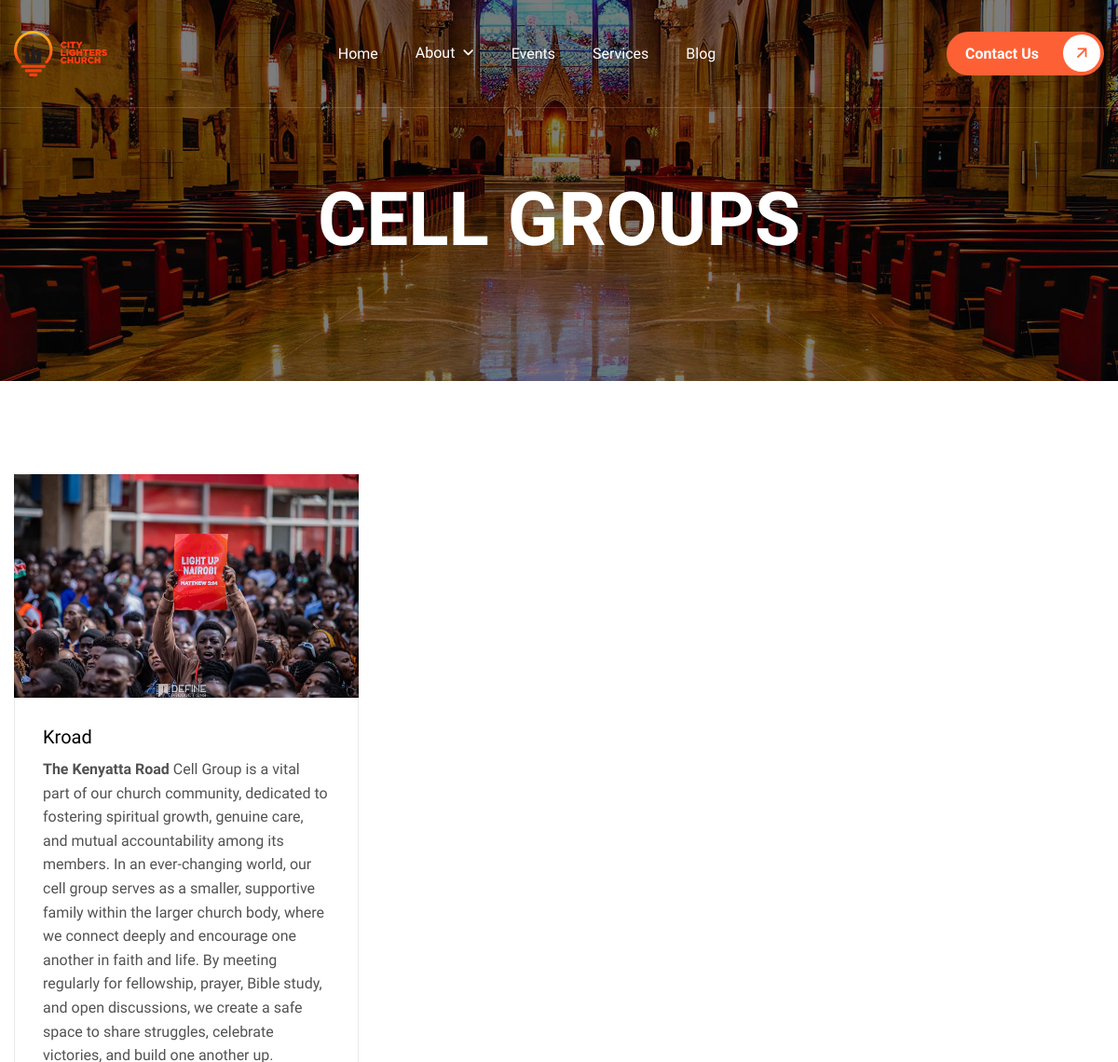
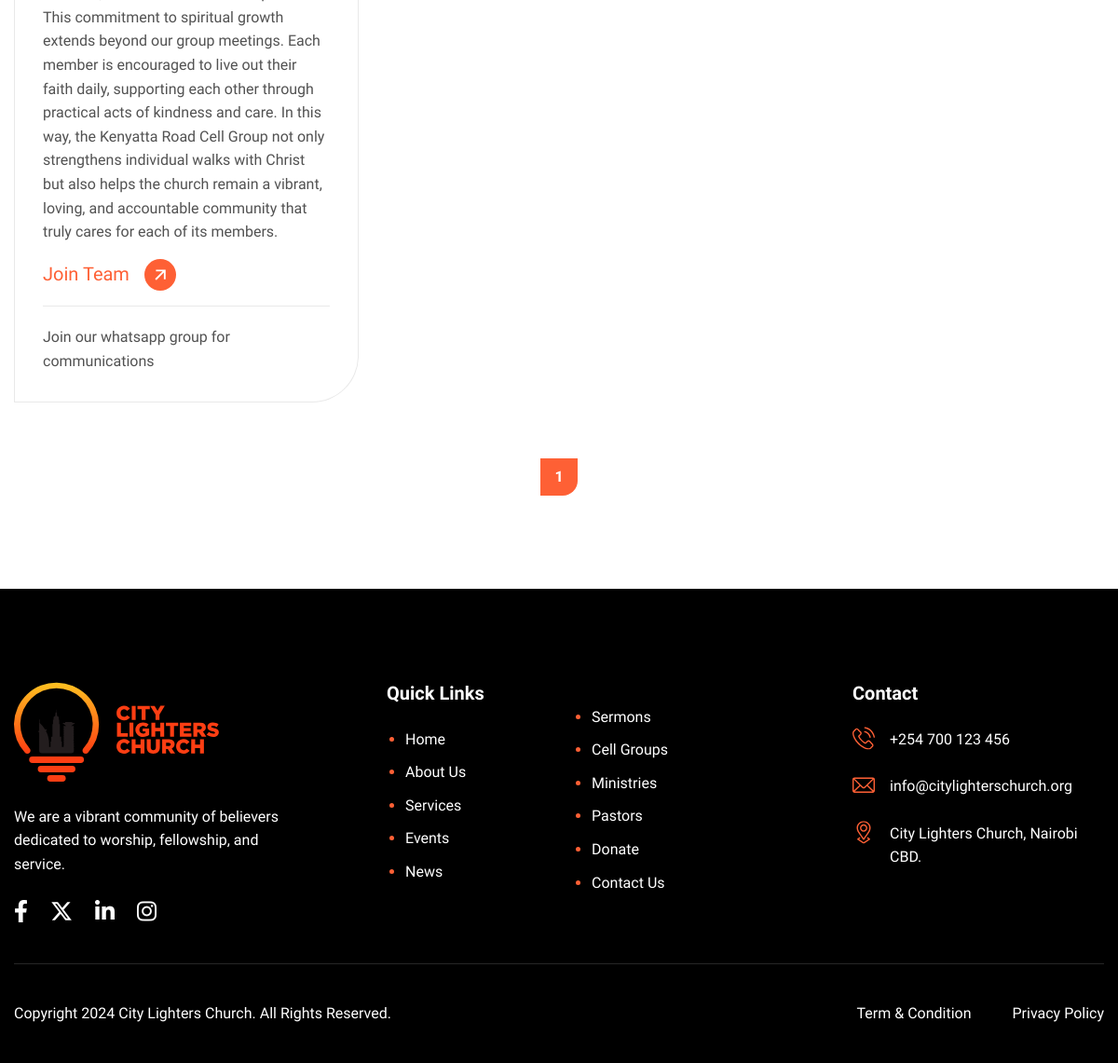
Page /cell-groups/ on the committed database (2 pictures, top to bottom).
### app/models.py (models this page shows, shortened)
class CellGroup(models.Model):
    title =  models.CharField(max_length=220, unique=True)
    whatsapp_link  = models.URLField()
    img = models.ImageField(upload_to="blog/")
    description = CKEditor5Field('Text', config_name='default')
    is_active = models.BooleanField(default=True)
    created_at = models.DateTimeField(auto_now_add=True)
    updated_at = models.DateTimeField(auto_now=True)
    class Meta:
        ordering = ('is_active', 'created_at')
        verbose_name_plural = 'Cell Groups'

### app/views.py (the view)
# urls.py: path('cell-groups/', views.cell_groups, name='campaign'),
def cell_groups(request):
    paginator = Paginator(CellGroup.objects.filter(is_active=True), 6)
    page_number = request.GET.get("page")
    page_obj = paginator.get_page(page_number)
    context = {
        'title': 'Cell Groups',
        'cellgroups': page_obj
    }
    return render(request, 'campaign.html', context)

### templates/campaign.html (shortened to what this page needs)
{% extends 'base.html' %}
{% block content %}
    <div class="page-campaign">
        <div class="container">
            {% if cellgroups %}
            <div class="row">
                {% for cellgroup in cellgroups %}
                <div class="col-lg-4 col-md-6">
                    <div class="campaign-item wow fadeInUp">
                        <div class="campaign-image">
                            <figure>
                                <a href="{{ cellgroup.get_absolute_url }}" class="image-anime" data-cursor-text="View">
                                    <img src="{{ cellgroup.img.url }}" alt="{{ cellgroup.title }}">
                                </a>
                            </figure>
                        </div>
                        <div class="campaign-body">
                            <div class="campaign-content">
                                <h2>{{ cellgroup.title }}</h2>
                                <p>{{ cellgroup.description|safe|default:'No Description Found' }}</p>
                            </div>
                            <div class="campaign-btn">
                                <a href="{{ cellgroup.whatsapp_link }}" class="read-more-btn">Join team</a>
                            </div>
                            Join our whatsapp group for communications
                        </div>
                    </div>
                </div>
                {% endfor %}
                <div class="col-lg-12">
                    <div class="page-pagination wow fadeInUp" data-wow-delay="0.5s">
                        <ul class="pagination">
                                <li class="active"><a href="?page={{ cellgroups.number }}">{{ cellgroups.number }}</a></li>
                        </ul>
                    </div>
                </div>
            </div>
            {% else %}
                <p class="text-center">No Cell Group Found</p>
            {% endif %}
        </div>
    </div>
{% endblock %}

### rows in the picture
CellGroup: img (picture), title "Kroad", description "The Kenyatta Road Cell Group is a vital part of our church community, dedicated to fostering spiritual growth, genuine care, and mutual accountability among its members. In an ever-changing world, our cell group serves as a smaller, supportive family within the larger church body, where we connect deeply and encourage one another in faith and life. By meeting regularly for fellowship, prayer, Bible study, and open discussions, we create a safe space to share struggles, celebrate victories, and build one another up. This commitment to spiritual growth extends beyond our group meetings. Each member is encouraged to live out their faith daily, supporting each other through practical acts of…"

### other values in the picture
{{ cellgroups.number }} "1"
